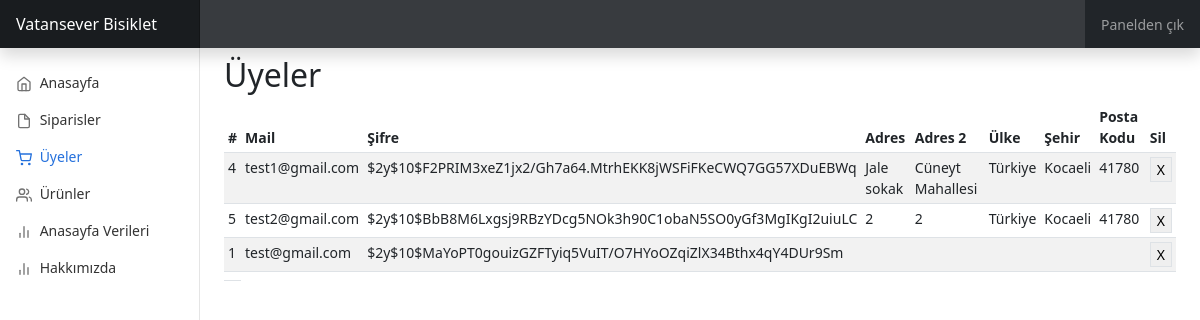
/dashboard/users.php, run on the app's committed database.
### tables this page shows
CREATE TABLE IF NOT EXISTS `uyeler` (
  `id` int(11) NOT NULL AUTO_INCREMENT,
  `mail` varchar(100) NOT NULL,
  `password` varchar(256) NOT NULL,
  `adress1` varchar(100) DEFAULT NULL,
  `adress2` varchar(100) DEFAULT NULL,
  `country` varchar(100) DEFAULT NULL,
  `city` varchar(100) DEFAULT NULL,
  `zip` varchar(100) DEFAULT NULL,
  `level` int(11) NOT NULL DEFAULT 0,
  PRIMARY KEY (`mail`),
  UNIQUE KEY `uyeler_un` (`id`,`mail`)
);

### dashboard/users.php (the view, shortened to what this page needs)
<!doctype html>
<html lang="en" data-bs-theme="auto">
  <head><script src="../assets/js/color-modes.js"></script>
<link href="../assets/dist/css/bootstrap.min.css" rel="stylesheet">
    <link href="dashboard.css" rel="stylesheet">
  </head>
  <body>
<header class="navbar navbar-dark sticky-top bg-dark flex-md-nowrap p-0 shadow">
  <a class="navbar-brand col-md-3 col-lg-2 me-0 px-3 fs-6" href="../index.php">Vatansever Bisiklet</a>
  <input class="form-control form-control-dark w-100 rounded-0 border-0" type="text" placeholder="" aria-label="Search">
  <div class="navbar-nav">
    <div class="nav-item text-nowrap">
      <a class="nav-link px-3" href="../index.php">Panelden çık</a>
    </div>
  </div>
</header>
<div class="container-fluid">
  <div class="row">
    <nav id="sidebarMenu" class="col-md-3 col-lg-2 d-md-block bg-body-tertiary sidebar collapse">
      <div class="position-sticky pt-3 sidebar-sticky">
        <ul class="nav flex-column">
          <li class="nav-item">
            <a class="nav-link" aria-current="page" href="index.php">
              <span data-feather="home" class="align-text-bottom"></span>
              Anasayfa
            </a>
          </li>
          <li class="nav-item">
            <a class="nav-link" href="orders.php">
              <span data-feather="file" class="align-text-bottom"></span>
              Siparisler
            </a>
          </li>
          <li class="nav-item">
            <a class="nav-link active" href="users.php">
              <span data-feather="shopping-cart" class="align-text-bottom"></span>
              Üyeler
            </a>
          </li>
          <li class="nav-item">
            <a class="nav-link" href="items.php">
              <span data-feather="users" class="align-text-bottom"></span>
              Ürünler
            </a>
          </li>
          <li class="nav-item">
            <a class="nav-link" href="aedit.php">
              <span data-feather="bar-chart-2" class="align-text-bottom"></span>
              Anasayfa Verileri
            </a>
          </li>
          <li class="nav-item">
            <a class="nav-link" href="a2edit.php">
              <span data-feather="bar-chart-2" class="align-text-bottom"></span>
              Hakkımızda
            </a>
          </li>
        </ul>
      </div>
    </nav>
    <main class="col-md-9 ms-sm-auto col-lg-10 px-md-4">
    <h2 class="mt-2">Üyeler</h2>
      <div class="table-responsive">
        <table class="table table-striped table-sm">
          <thead>
            <tr>
              <th scope="col">#</th>
              <th scope="col">Mail</th>
              <th scope="col">Şifre</th>
              <th scope="col">Adres</th>
              <th scope="col">Adres 2</th>
              <th scope="col">Ülke</th>
              <th scope="col">Şehir</th>
              <th scope="col">Posta Kodu</th>
              <th scope="col">Sil</th>
            </tr>
          </thead>
          <tbody>
            <?php
            include("../baglan.php");
            $uyequery = $conn -> query("SELECT * FROM uyeler");
            while ($uye = mysqli_fetch_array($uyequery)) {
              echo "<tr>";
              echo "<td>".$uye[0]."</td>";
              echo "<td>".$uye[1]."</td>";
              echo "<td>".$uye[2]."</td>";
              echo "<td>".$uye[3]."</td>";
              echo "<td>".$uye[4]."</td>";
              echo "<td>".$uye[5]."</td>";
              echo "<td>".$uye[6]."</td>";
              echo "<td>".$uye[7]."</td>";
              ?>
              <td><button class="btn-sm border" value="<?php echo $uye[0]; ?>" onclick="deleteUser(this)">X</button></td>
              <?php
              echo "</tr>";
            }
            ?>
            <tr>
              <td></td>
            </tr>
          </tbody>
        </table>
      </div>
    </main>
  </div>
</div>
  </body>
</html>

### dashboard/dashboard.css (style rules this page uses)
body { font-size: .875rem; }
.feather { width: 16px; height: 16px; }
.sidebar { position: fixed; top: 0; bottom: 0; left: 0; z-index: 100; padding: 48px 0 0; box-shadow: inset -1px 0 0 rgba(0, 0, 0, .1); }
.sidebar-sticky { height: calc(100vh - 48px); overflow-x: hidden; overflow-y: auto; }
.sidebar .nav-link { font-weight: 500; color: #333; }
.sidebar .nav-link .feather { margin-right: 4px; color: #727272; }
.sidebar .nav-link.active { color: #2470dc; }
.sidebar .nav-link:hover .feather, .sidebar .nav-link.active .feather { color: inherit; }
.navbar-brand { padding-top: .75rem; padding-bottom: .75rem; background-color: rgba(0, 0, 0, .25); box-shadow: inset -1px 0 0 rgba(0, 0, 0, .25); }
.navbar .form-control { padding: .75rem 1rem; }
.form-control-dark { color: #fff; background-color: rgba(255, 255, 255, .1); border-color: rgba(255, 255, 255, .1); }

### data on the page
uyeler: id "4", mail "test1@gmail.com", password "$2y$10$F2PRIM3xeZ1jx2/Gh7a64.MtrhEKK8jWSFiFKeCWQ7GG57XDuEBWq", adress1 "Jale sokak", adress2 "Cüneyt Mahallesi", country "Türkiye", city "Kocaeli", zip "41780"
uyeler: id "5", mail "test2@gmail.com", password "$2y$10$BbB8M6Lxgsj9RBzYDcg5NOk3h90C1obaN5SO0yGf3MgIKgI2uiuLC", adress1 "2", adress2 "2", country "Türkiye", city "Kocaeli", zip "41780"
uyeler: id "1", mail "test@gmail.com", password "$2y$10$MaYoPT0gouizGZFTyiq5VuIT/O7HYoOZqiZlX34Bthx4qY4DUr9Sm"
